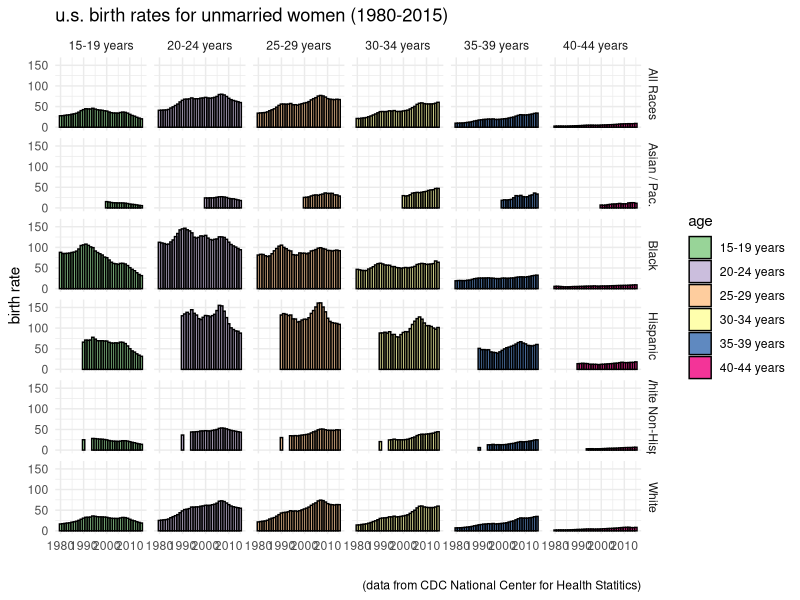

Generate this figure with R:
## ---- chunk 1
library(tidyverse)
library(RColorBrewer)
birth_rates <- read.csv("CDC_NCHS_Birth_Rates_for_Unmarried_Women_by_Age__Race__and_Hispanic_Origin__United_States.csv")
theme_set(theme_minimal())
## ---- chunk 2
levels(birth_rates$demographic)

birth_rates <- birth_rates %>% 
    mutate(demographic=Race.or.Hispanic.Origin,
           birth_rate=Birth.Rate,
           year=Year,
           age=Age.Group,
           demographic=fct_recode(demographic,"Asian / Pac."="Asian or Pacific Islander total",
                                              "Black"="Black total",
                                              "White Non-Hisp."="Non-Hispanic white",
                                              "White"="White total")
           )
## ---- chunk 3
birth_rates %>% 
    filter(year>=1980,
           birth_rate>0) %>% 
    ggplot(aes(x=year,y=birth_rate,fill=age)) +
        geom_col(width=1,alpha=0.8,color="black") +
        facet_grid(demographic~age) +
        scale_fill_brewer(palette="Accent") +
        labs(title="u.s. birth rates for unmarried women (1980-2015)",
             x="", y="birth rate",
             caption="(data from CDC National Center for Health Statitics)"
             )
